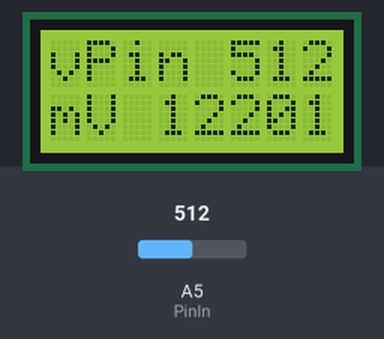
Simulated run of this sketch. Board: Arduino Uno, built with avr-gcc and run on an emulated ATmega328P. Parts: 8×2 character LCD. The inputs (shaded band) are chosen by the test bench; at power-on: A5 (PinIn) = 512. What the sketch prints to the serial monitor is not drawn.

Above: at 1.2 s.
1.3 s: A5 (PinIn) set to 716
At 1.58 s:
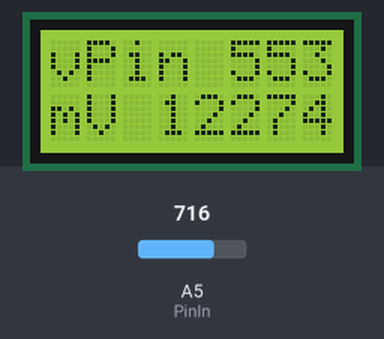
2.9 s: A5 (PinIn) set to 900
At 3.02 s:
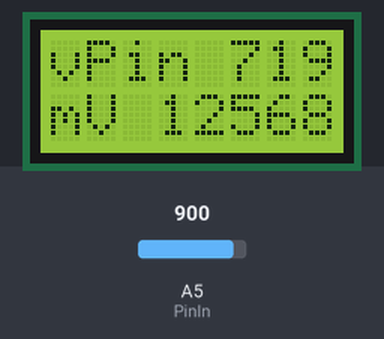
4.4 s: A5 (PinIn) set to 1023
At 10.7 s:
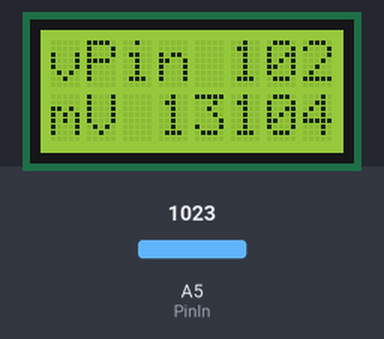
Timing chart, 0 to 12.2 s (numbered marks = the images above; inputs shaded):
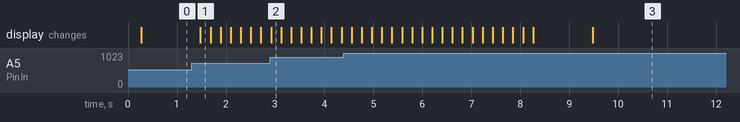

Measured:
- after the input at 1.3 s, the display: changes after 0.18 s (image 1)

The sketch:

ReadAnalCalMap.ino
```cpp
/*
  ReadAnalogCalMap --  (moving) averages analog pin input, 0-5 v. (as from batt
  discharger device with an op-amp reading 12 v batt) --  maps that to the
  actual v. 11.6-13 being sampled; prints raw pin and calcul. voltage
  if it's changed; use to get params for map function in other sketches. simplest
  way to get map params for voltage only.
*/

#define PinIn A5

// for 8x2 LCD, include the library
#include <LiquidCrystal.h>

// initialize new lcd object with the Arduino pins
LiquidCrystal lcd(12, 11, 4, 5, 6, 7); // lib is smart enough to know if you're using 4 or 8 pins


int mapA = 172;      // default V map params, A for 11.6, B for 13.0 w/ USB+batt power to Ardu
int mapB = 963;  // so that Vcc is regulated 5 v -- must have stable reference for valid V

float newAvg;
float prevAvg;;

// setup runs once when you power on or Reset
void setup()
{

  // initialize serial communication at 9600 bits per second:
  Serial.begin(9600);
  // set up the LCD's number of columns and rows:
  lcd.begin(8, 2);

  // print to 2 lines of LCD, if it's present
  lcd.clear();  // first clear screen and set the cursor to (0,0)
  lcd.print("start");
  lcd.setCursor(0, 1);  // second line
  lcd.print("record");
}

void loop()
{
  // read the input on analog pin
  float sensorV = analogRead(PinIn);
  static float prevAvg = sensorV;  // just some starting place
  static int count = 0;
  float newAvg = (sensorV * 0.2 + prevAvg * 0.8); //update expon moving average of AR;
  // using float and mult improves accuracy of this calc.
  // convert analog reading (0 - 1023) to a voltage (11.5-13V) using map
  int mapAvg = round(newAvg);   // nearest int good for mapping, could use float?
  int voltage = map(mapAvg, mapA, mapB, 11600, 13000); // in mV, w/ volt divid, resolves ~25mV
  //int voltage = map(mapAvg, 759, 937, 3400, 4200); // in mV, resolves ~2 mV

  // print the new values to ser mon if changed or every 20 loops
  if ((mapAvg != round(prevAvg)) || count == 1)
  {
    Serial.print("pin out= "); Serial.print(mapAvg);
    Serial.print("  volt calc= "); Serial.println(voltage);

    // print raw pin read to LCD
    lcd.clear();  // first clear screen
    lcd.print("vPin " + String(mapAvg));
    lcd.setCursor(0, 1);  // second line
    lcd.print("mV " + String(voltage));
    prevAvg = newAvg;

  }
  count++;
  if (count >= 11) count = 0;
  delay (200);   // five loops / second
}
```
